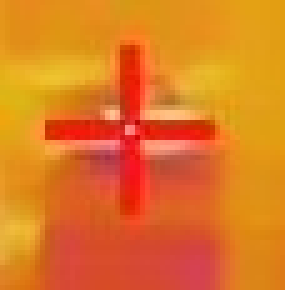
#> input picture CH01_snipped.jpeg, 57 x 58 px (shown 5 times larger)
$ python Red_mask.py
#> lines starting #> are read from the running program, lines starting #| are printed output that depends on the picture; after the words box and inside, x2 and y2 are one past the last pixel; in counts of white or black regions, pixels touching at a corner belong together
import cv2
import numpy as np
from matplotlib import pyplot as plt

# Load the image
img = cv2.imread('CH01_snipped.jpeg')
#> img is the input picture: shape (58, 57, 3); mean B, G, R 35.3, 121.7, 224.1
img_rgb = cv2.cvtColor(img, cv2.COLOR_BGR2RGB)

# Convert to HSV color space for better color detection
hsv = cv2.cvtColor(img, cv2.COLOR_BGR2HSV)
#> hsv: shape (58, 57, 3); mean H, S, V 17.6, 215.1, 224.1

# Target color: rgb(235, 30, 11) - average red of plus sign
# Convert to HSV for reference: H=4, S=95%, V=92%

# Define narrow range around the target red
# HSV values: Hue ~4, high saturation, high value
lower_red = np.array([0, 200, 200])  # Capture bright, saturated red
upper_red = np.array([5, 255, 255])  # Narrow hue range to exclude orange tones

# Create mask
mask = cv2.inRange(hsv, lower_red, upper_red)
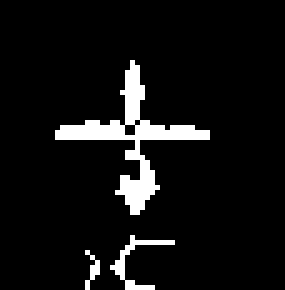
#> mask: shape (58, 57) (shown 5 times larger); 6.9% white; 3 white regions (1 under 20 px), largest, box (x1, y1, x2, y2) and area: (11, 12, 42, 43) 188, (22, 47, 35, 58) 31

# Alternative approach using RGB color distance
rgb_img = cv2.cvtColor(img, cv2.COLOR_BGR2RGB)
target_rgb = np.array([235, 30, 11])  # rgb(235, 30, 11)

# Calculate color distance from target
color_diff = np.sqrt(np.sum((rgb_img - target_rgb) ** 2, axis=2))
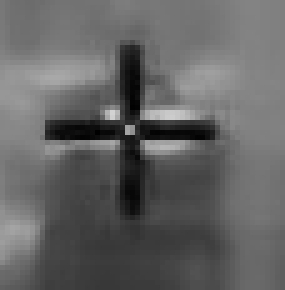
#> color_diff: shape (58, 57) float64 (shown 5 times larger); min 0, max 211.5, mean 100.2
# Mask pixels within threshold distance (adjust threshold as needed)
rgb_mask = (color_diff < 40).astype(np.uint8) * 255
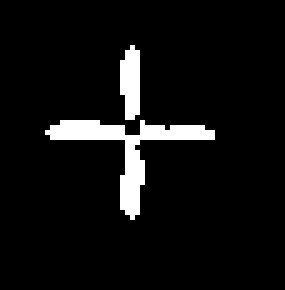
#> rgb_mask: shape (58, 57) (shown 5 times larger); 6.2% white; 2 white regions, box (x1, y1, x2, y2) and area: (9, 24, 43, 44) 157, (24, 9, 28, 24) 49

# Combine both masks (use whichever works better)
mask = cv2.bitwise_or(mask, rgb_mask)
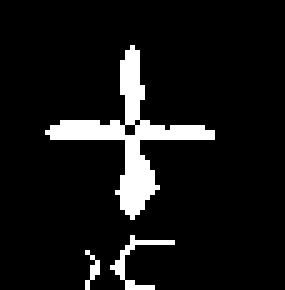
#> mask: shape (58, 57) (shown 5 times larger); 8.5% white; 3 white regions (1 under 20 px), largest, box (x1, y1, x2, y2) and area: (9, 9, 43, 44) 239, (22, 47, 35, 58) 31

# Optional: Clean up the mask with morphological operations
kernel = np.ones((3, 3), np.uint8)
mask = cv2.morphologyEx(mask, cv2.MORPH_CLOSE, kernel)
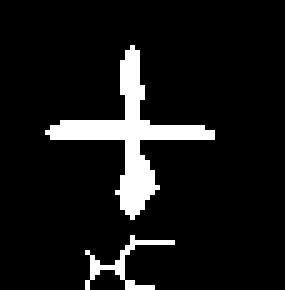
#> mask: shape (58, 57) (shown 5 times larger); 8.8% white; 2 white regions, box (x1, y1, x2, y2) and area: (9, 9, 43, 44) 248, (17, 47, 35, 58) 44
mask = cv2.morphologyEx(mask, cv2.MORPH_OPEN, kernel)
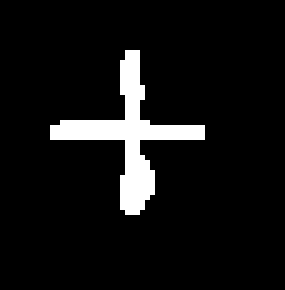
#> mask: shape (58, 57) (shown 5 times larger); 7.2% white; 1 white region, box (x1, y1, x2, y2) and area: (10, 10, 41, 43) 239

# Apply the mask to extract the plus sign
result = cv2.bitwise_and(img_rgb, img_rgb, mask=mask)
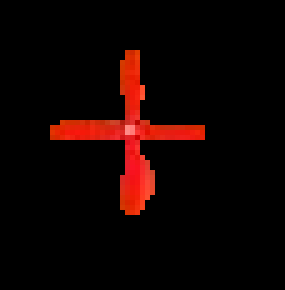
#> result: shape (58, 57, 3) (shown 5 times larger); mean R, G, B 16.5, 3, 1.5

# Display the results
fig, axes = plt.subplots(1, 3, figsize=(15, 5))

axes[0].imshow(img_rgb)
axes[0].set_title('Original Image')
axes[0].axis('off')

axes[1].imshow(mask, cmap='gray')
axes[1].set_title('Mask')
axes[1].axis('off')

axes[2].imshow(result)
axes[2].set_title('Masked Result')
axes[2].axis('off')

plt.tight_layout()
plt.show()

# Save the mask if needed
cv2.imwrite('plus_sign_mask.png', mask)
cv2.imwrite('plus_sign_extracted.png', cv2.cvtColor(result, cv2.COLOR_RGB2BGR))

$ run again, with CH01.jpeg copied over CH01_snipped.jpeg
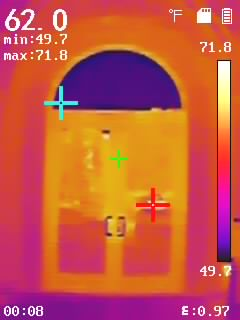
#> input picture CH01.jpeg, 240 x 320 px
#> img is the input picture: shape (320, 240, 3); mean B, G, R 68.8, 87.5, 198.1
#> hsv: shape (320, 240, 3); mean H, S, V 69.2, 202, 202.5
#> `mask = cv2.inRange(hsv, lower_red, upper_red)`:
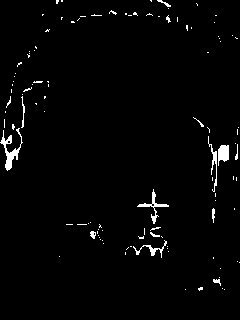
#> mask: shape (320, 240); 2% white; 110 white regions (97 under 20 px), largest, box (x1, y1, x2, y2) and area: (0, 128, 23, 171) 289, (137, 189, 169, 224) 180, (218, 145, 229, 166) 168
#> rgb_mask: shape (320, 240); 0.28% white; 7 white regions (6 under 20 px), largest, box (x1, y1, x2, y2) and area: (136, 188, 170, 223) 207
#> `cv2.imwrite('plus_sign_extracted.png', cv2.cvtColor(result, cv2.COLOR_..`:
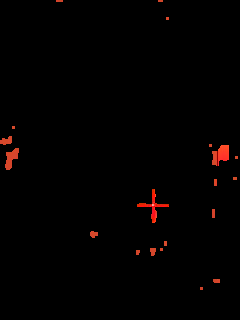
#> saved as plus_sign_extracted.png: shape (320, 240, 3); mean B, G, R 0.5, 0.8, 2.9

$ run again, with CH01_cleaned_thermal.png saved as CH01_snipped.jpeg
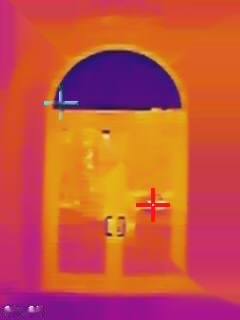
#> input picture CH01_cleaned_thermal.png, 240 x 320 px
#> img is the input picture: shape (320, 240, 3); mean B, G, R 62.9, 82.4, 198.8
#> hsv: shape (320, 240, 3); mean H, S, V 71.1, 206.4, 202.4
#> `mask = cv2.inRange(hsv, lower_red, upper_red)`:
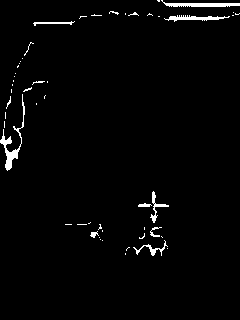
#> mask: shape (320, 240); 2% white; 52 white regions (41 under 20 px), largest, box (x1, y1, x2, y2) and area: (0, 94, 25, 171) 359, (161, 0, 240, 7) 280, (164, 15, 230, 22) 211
#> rgb_mask: shape (320, 240); 0.27% white; 1 white region, box (x1, y1, x2, y2) and area: (137, 189, 170, 223) 204
#> `cv2.imwrite('plus_sign_extracted.png', cv2.cvtColor(result, cv2.COLOR_..`:
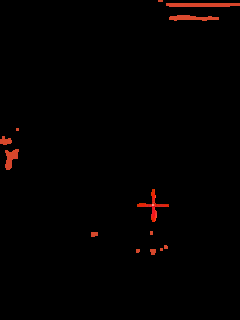
#> saved as plus_sign_extracted.png: shape (320, 240, 3); mean B, G, R 0.6, 0.9, 3.1
